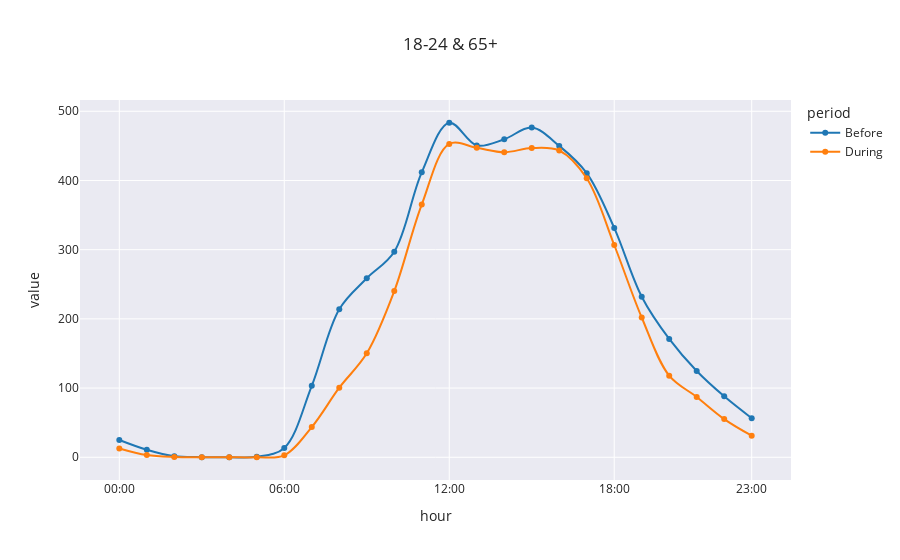

Here is the notebook cell this chart was saved with:
### Markdown cell above
## Day breakdown for working age

### Code cell
data = df[df['period'] != 'none']
workers = data[data['work_age'] == False]
steps = workers.groupby(['period','hour','series']).median().unstack('series')['steps'].median(axis=1).reset_index().groupby(['hour', 'period']).median().unstack('period')[0]

plot = steps.plot.line(title='18-24 & 65+', line_shape='spline', height=900, markers=True)
plot.update_layout(xaxis = dict(
        tickmode = 'array',
        tickvals = [0,6,12,18,23],
        ticktext = ['00:00', '06:00', '12:00', '18:00', '23:00']
    ))

### Figure 1 — Plotly figure (JSON) as saved in the notebook; plotly's stock layout.template omitted (floating-point values rounded to 4 significant figures)
{"data": [{"hovertemplate": "period=Before<br>hour=%{x}<br>value=%{y}<extra></extra>", "legendgroup": "Before", "line": {"color": "#1F77B4", "dash": "solid", "shape": "spline"}, "marker": {"symbol": "circle"}, "mode": "markers+lines", "name": "Before", "orientation": "v", "showlegend": true, "type": "scatter", "x": ["00", "01", "02", "03", "04", "05", "06", "07", "08", "09", "10", "11", "12", "13", "14", "15", "16", "17", "18", "19", "20", "21", "22", "23"], "xaxis": "x", "y": [25.0, 10.87, 1.417, 0.1613, 0, 0.6838, 13.49, 103.2, 213.9, 258.7, 297.0, 411.7, 483.4, 450.6, 459.6, 476.5, 450.0, 410.6, 331.4, 232.0, 171.0, 124.6, 88.0, 56.39], "yaxis": "y"}, {"hovertemplate": "period=During<br>hour=%{x}<br>value=%{y}<extra></extra>", "legendgroup": "During", "line": {"color": "#FF7F0E", "dash": "solid", "shape": "spline"}, "marker": {"symbol": "circle"}, "mode": "markers+lines", "name": "During", "orientation": "v", "showlegend": true, "type": "scatter", "x": ["00", "01", "02", "03", "04", "05", "06", "07", "08", "09", "10", "11", "12", "13", "14", "15", "16", "17", "18", "19", "20", "21", "22", "23"], "xaxis": "x", "y": [12.76, 3.189, 0.3847, 0, 0, 0, 2.78, 43.6, 100.5, 150.2, 240.1, 365.2, 452.8, 447.2, 440.9, 446.8, 443.2, 403.2, 306.8, 202.0, 117.9, 87.12, 55.14, 31.14], "yaxis": "y"}], "layout": {"autosize": true, "legend": {"title": {"text": "period"}, "tracegroupgap": 0}, "title": {"text": "18-24 & 65+"}, "xaxis": {"anchor": "y", "autorange": true, "domain": [0, 1], "range": [-1.363, 24.36], "tickmode": "array", "ticktext": ["00:00", "06:00", "12:00", "18:00", "23:00"], "tickvals": [0, 6, 12, 18, 23], "title": {"text": "hour"}, "type": "category"}, "yaxis": {"anchor": "x", "autorange": true, "domain": [0, 1], "range": [-30.0, 513.4], "title": {"text": "value"}, "type": "linear"}}}
